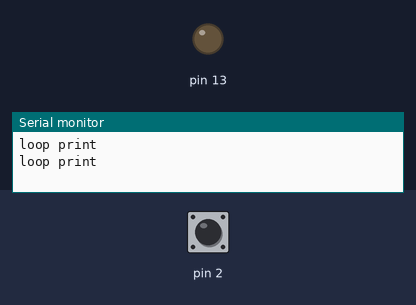
Bench run of a sketch on a simulated Arduino Uno, built with avr-gcc and run on an emulated ATmega328P. Shown: output pins drawn as LEDs (lit = HIGH), the last lines printed to the serial monitor. Inputs (shaded band) come from the test bench; at power-on: pin 2 HIGH.

Above: at 1.2 s.
1.3 s: pin 2 pulled LOW for 1 s
At 2.7 s:
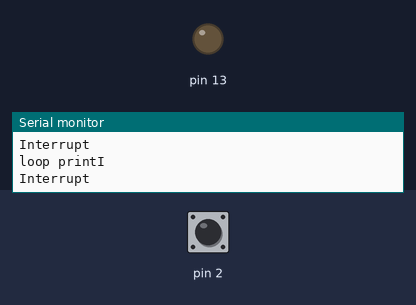
3.8 s: pin 2 pulled LOW for 3.2 s
8.5 s: pin 2 pulled LOW for 0.15 s
At 9.6 s:
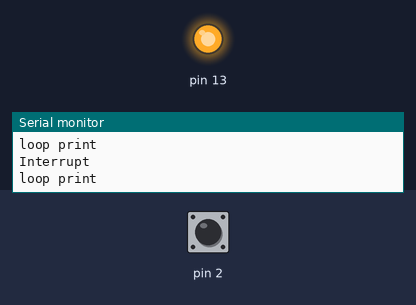
10.1 s: pin 2 driven LOW
At 12.1 s:
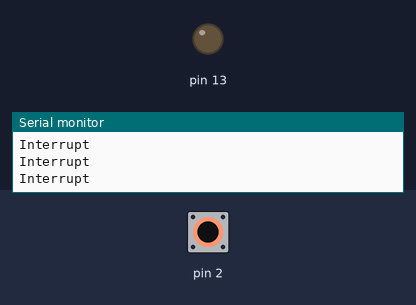
13.1 s: pin 2 driven HIGH
Timing chart, 0 to 15.6 s (numbered marks = the images above; inputs shaded):
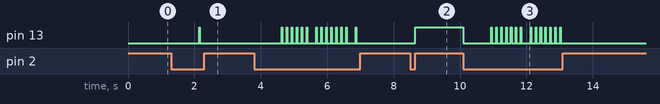

Measured:
- after the input at 1.3 s, pin 13: LOW → HIGH after 0.84 s, → LOW 0.02 s later
- after the input at 8.5 s, pin 13: LOW → HIGH after 0.15 s
- after the input at 10.1 s, pin 13: goes LOW 0.83 s, 6 × (HIGH 0.02 s, LOW 0.13 s), HIGH 0.02 s, LOW 0.27 s, 6 × (HIGH 0.02 s, LOW 0.13 s), HIGH 0.02 s, then LOW, starting at once
- after the input at 13.1 s, pin 13: stops changing and stays LOW

The sketch:

demoNgat.ino
```cpp
volatile int count = 0;
void DaoLed(){
  if(count ==20000){
    count = 0;
    digitalWrite(13,HIGH);
    Serial.println("Interrupt");
  }
  if(count == 1000){
    digitalWrite(13,LOW);
  }
  count++;
}

void setup() {
  Serial.begin(9600);
  // put your setup code here, to run once:
  pinMode(13,OUTPUT);
  pinMode(2,INPUT_PULLUP);
  attachInterrupt(0,DaoLed,LOW);
}

void loop() {
  // put your main code here, to run repeatedly:
 Serial.println("loop print");
  delay(1000);

}
```
